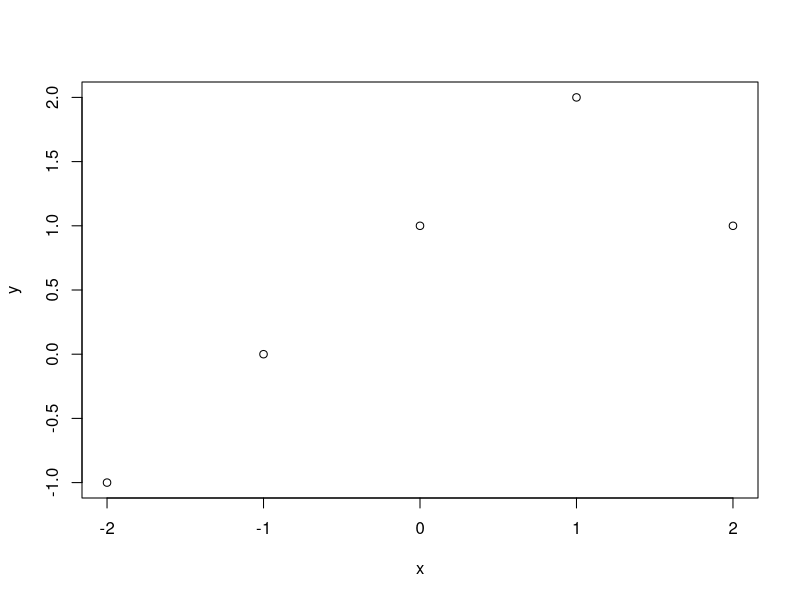
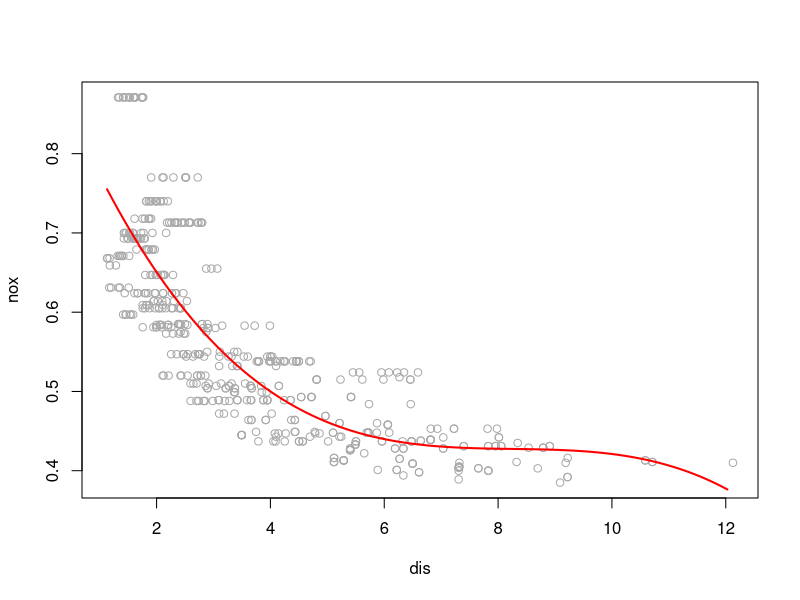
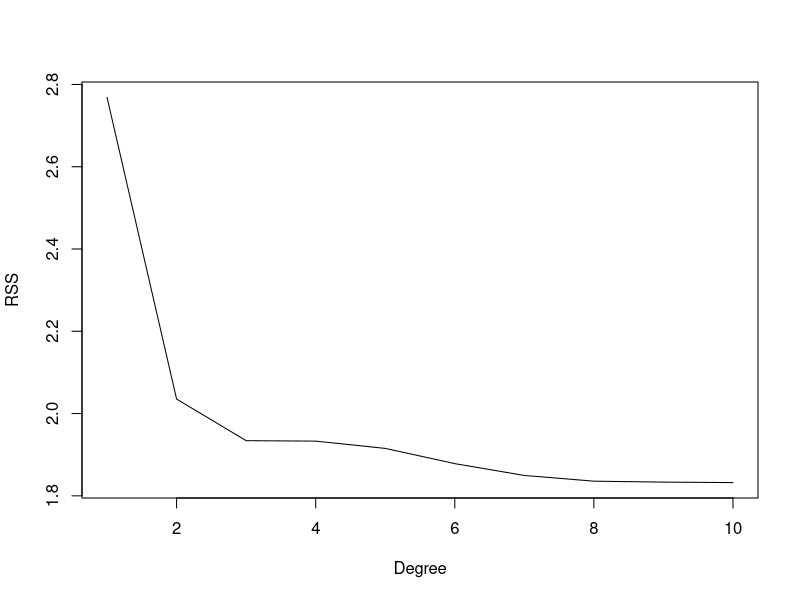

Source code (R) for these figures, in order:
## ---- chunk 1
knitr::opts_chunk$set(echo = TRUE)
## ---- chunk 2
x <- -2:2
y <- 1 + x + -2*(x-1)^2 * I(x>1)
plot(x,y)
## ---- chunk 3
library(MASS)
set.seed(1)
fit <- lm(nox ~ poly(dis, 3), data = Boston)
summary(fit)
## ---- chunk 4
dislims <- range(Boston$dis)
dis.grid <- seq(from = dislims[1], to = dislims[2], by = 0.1)
preds <- predict(fit, list(dis = dis.grid))
plot(nox ~ dis, data = Boston, col = "darkgrey")
lines(dis.grid, preds, col = "red", lwd = 2)
## ---- chunk 5
rss <- rep(NA, 10)
for(i in 1:10){
  fit <- lm(nox ~ poly(dis, i), data = Boston)
  rss[i] <- sum(fit$residuals^2)
}
plot(1:10, rss, xlab = "Degree", ylab = "RSS", type = "l")
